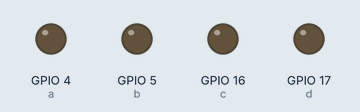
This sketch was run on a simulated ESP32. Parts: output pins drawn as LEDs (lit = HIGH).

Above: at 1.0 s.
At 3.5 s:
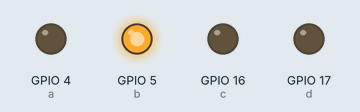
At 4.5 s:
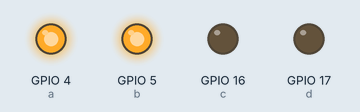
At 6.5 s:
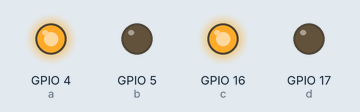
At 9.5 s:
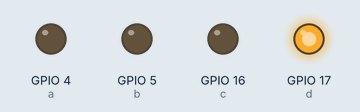
At 12.5 s:
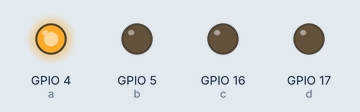
Timing chart, 0 to 13.0 s (numbered marks = the images above):
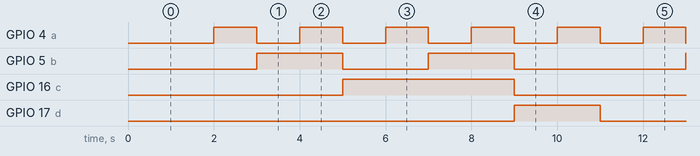

Measured:
- by itself, GPIO 4 (a): alternates HIGH for 1.0 s and LOW for 1.0 s
- by itself, GPIO 5 (b): repeats every 10.0 s: LOW 2.0 s, HIGH 2.0 s, LOW 4.0 s, HIGH 2.0 s
- by itself, GPIO 16 (c): alternates HIGH for 4.0 s and LOW for 6.0 s
- by itself, GPIO 17 (d): alternates HIGH for 2.0 s and LOW for 8.0 s

The sketch:

_7Seg_display_t2.ino
```cpp
//Simple 7segment counter with ESP32

const int a = 4;
const int b = 5;
const int c = 16;
const int d = 17;
int count=0;

void setup()
{
  pinMode(a, OUTPUT);
  pinMode(b, OUTPUT);
  pinMode(c, OUTPUT);
  pinMode(d, OUTPUT);
Serial.begin(115200);
}


void loop()
{
    for(int i=0;i<10;i++)
   { count =i;
   delay(1000);
    switch (count) {
      case 0:
        {digitalWrite(a,0);digitalWrite(b,0);digitalWrite(c,0);digitalWrite(d,0);}
        break;
      case 1:
       { digitalWrite(a,1);digitalWrite(b,0);digitalWrite(c,0);digitalWrite(d,0);}
        break;
      case 2:
        {digitalWrite(a,0);digitalWrite(b,1);digitalWrite(c,0);digitalWrite(d,0);}
        break;
      case 3:
       { digitalWrite(a,1);digitalWrite(b,1);digitalWrite(c,0);digitalWrite(d,0);}
        break;
      case 4:
        {digitalWrite(a,0);digitalWrite(b,0);digitalWrite(c,1);digitalWrite(d,0);}
        break;
       case 5:
        {digitalWrite(a,1);digitalWrite(b,0);digitalWrite(c,1);digitalWrite(d,0);}
        break;
       case 6:
        {digitalWrite(a,0);digitalWrite(b,1);digitalWrite(c,1);digitalWrite(d,0);}
        break;
       case 7:
        {digitalWrite(a,1);digitalWrite(b,1);digitalWrite(c,1);digitalWrite(d,0);}
        break;
       case 8:
        {digitalWrite(a,0);digitalWrite(b,0);digitalWrite(c,0);digitalWrite(d,1);}
        break;
        case 9:
        {digitalWrite(a,1);digitalWrite(b,0);digitalWrite(c,0);digitalWrite(d,1);}
        break;
      default:
        {// turn all the LEDs off:
        digitalWrite(a,1);digitalWrite(b,1);digitalWrite(c,1);digitalWrite(d,1);
        }
    }
   }
}
```
